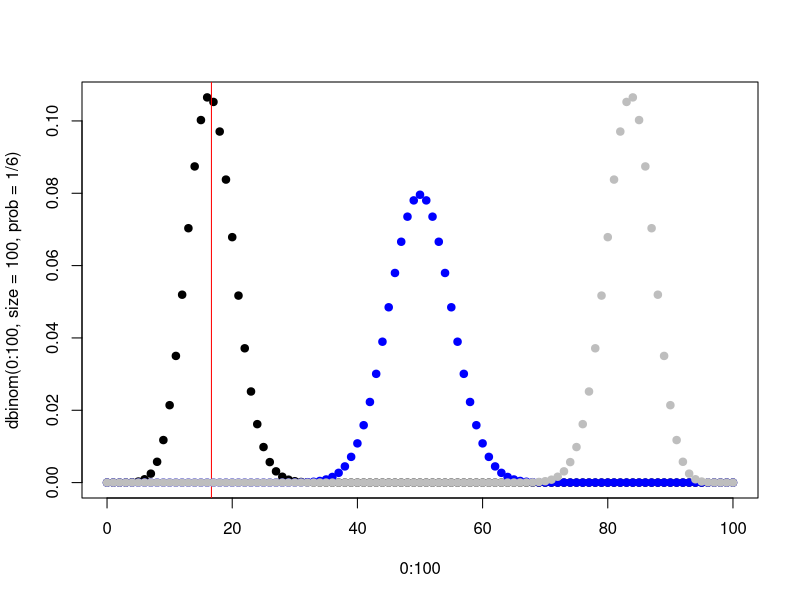
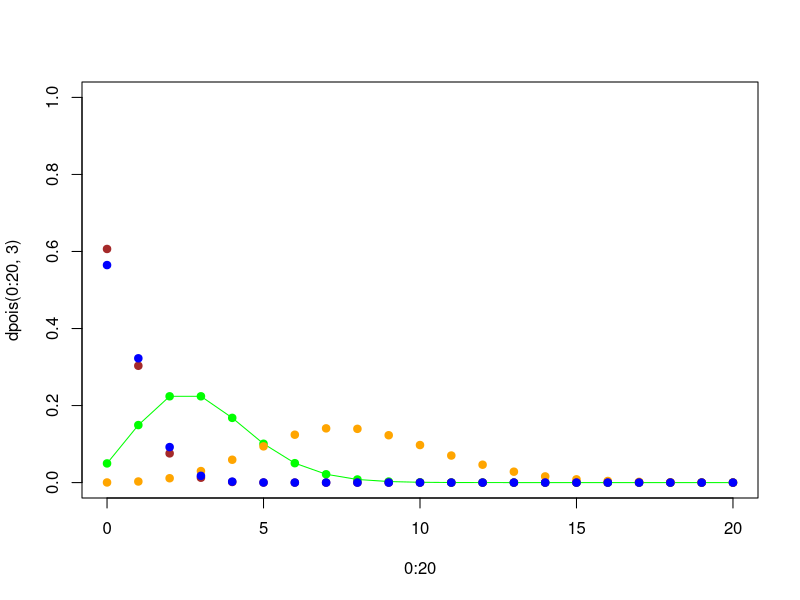
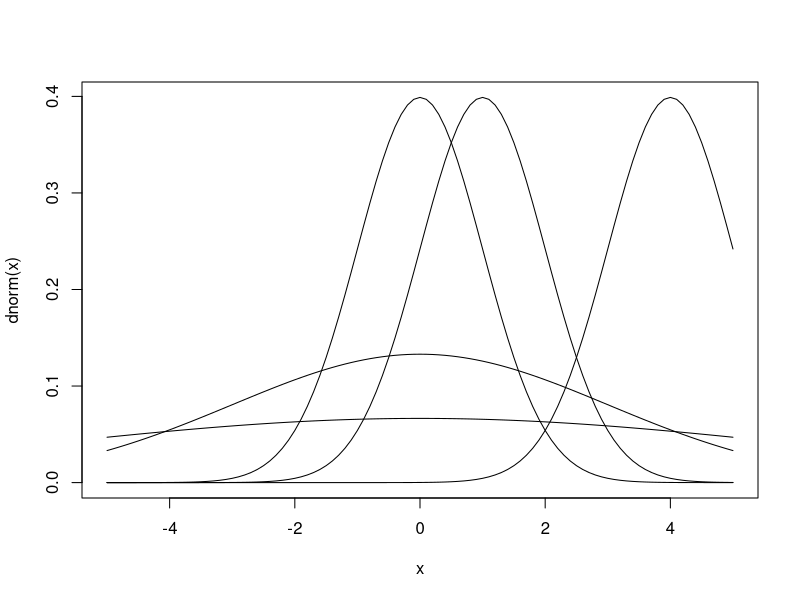
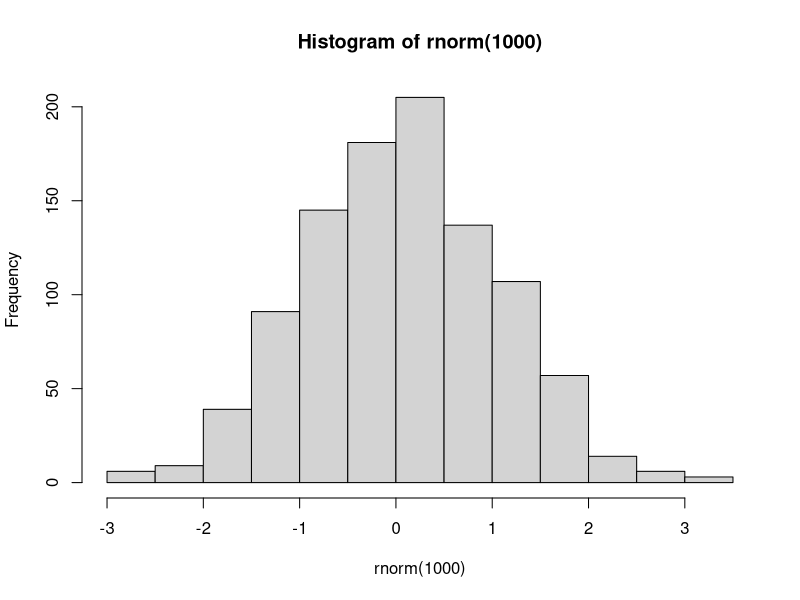

These figures' R source, in order:
choose(20, 4) * (1/6)^20 * 5^16
prob = dbinom(0:20, size=20, prob=1/6)
print(prob[5])
print(sum(dbinom(10:20, size=20, prob=1/6)))
print(1 - pbinom(9, size=20, prob=1/6))
sum(0:100 * dbinom(0:100, size=100, prob=1/6))
mean(rbinom(1000, size=100, prob=1/6))
plot(0:100, dbinom(0:100, size=100, prob=1/6), pch=19)
abline(v=16.679, col="red")
points(0:100, dbinom(0:100, size=100, prob=1/2), pch=19, col="blue")
points(0:100, dbinom(0:100, size=100, prob=5/6), pch=19, col="grey")
exp(-3) * 3^10/factorial(10)
dpois(10, 3)
dpois(10, 4/7)
plot(0:20, dpois(0:20, 3), pch=19, col="green", ylim=c(0,1))
points(0:20, dpois(0:20, 3), pch=19, col="green", ylim=c(0,1), type="l")
points(0:20, dpois(0:20, 7.92889), pch=19, col="orange", ylim=c(0,1))
points(0:20, dpois(0:20, 1/2), pch=19, col="brown", ylim=c(0,1))
points(0:20, dpois(0:20, 4/7), pch=19, col="blue", ylim=c(0,1))
1 - ppois(8, 8)
curve(dnorm(x), from=-5, to=5)
curve(dnorm(x, 1, 1), from=-5, to=5, add=T)
curve(dnorm(x, 4, 1), from=-5, to=5, add=T)
curve(dnorm(x, 0, 3), from=-5, to=5, add=T)
curve(dnorm(x, 0, 6), from=-5, to=5, add=T)
pnorm(5, mean=5, sd=1)
pnorm(3.01)
pnorm(1) - pnorm(-1)
pnorm(2) - pnorm(-2)
hist(rnorm(1000))